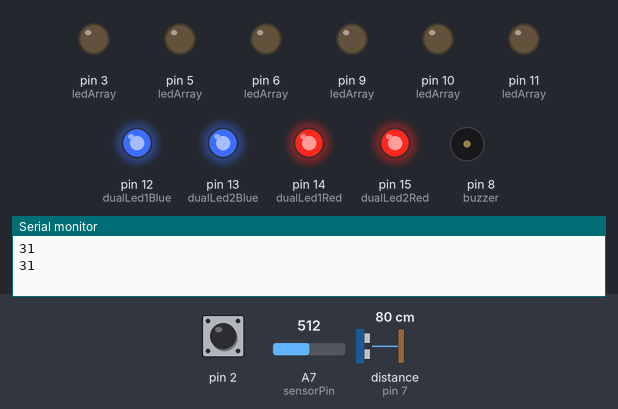
This sketch was run on a simulated Arduino Nano, built with avr-gcc and run on an emulated ATmega328P. Shown: output pins drawn as LEDs (lit = HIGH), buzzer (waves = sounding), the last lines printed to the serial monitor. Wiring (inferred from the names in the program): ultrasonic range finder: trigger pin 4; echo pin 7. Dashed ring = blinking. The inputs (shaded band) are chosen by the test bench; at power-on: A7 (sensorPin) = 512, distance to the obstacle (sensor on pin 7) 80 cm, pin 2 HIGH. The echo pulse lasts 58.3 µs per cm; pins used as bus, display or sensor lines are not drawn.

Above: at 2.72 s.
3.0 s: A7 (sensorPin) set to 716
At 3.24 s:
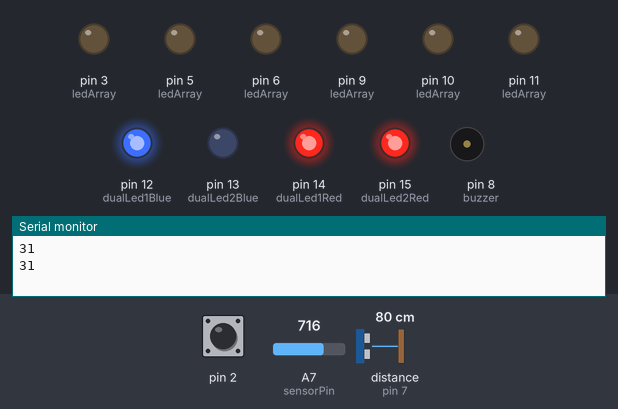
6.5 s: A7 (sensorPin) set to 900
At 6.75 s:
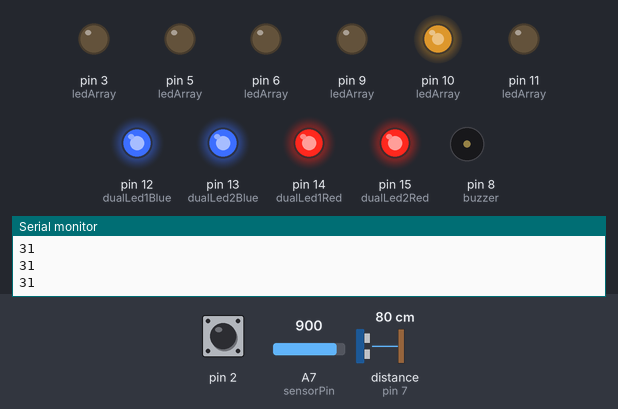
10.0 s: A7 (sensorPin) set to 122
15.1 s: distance to the obstacle (sensor on pin 7) set to 2 cm
At 16.9 s:
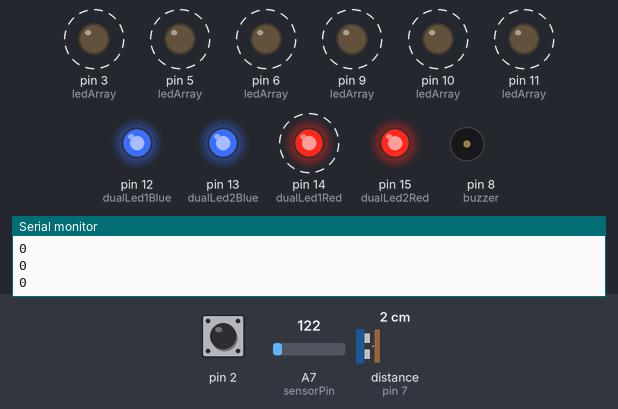
18.6 s: pin 2 pulled LOW for 2.45 s
23.9 s: distance to the obstacle (sensor on pin 7) set to 18 cm
At 25.63 s:
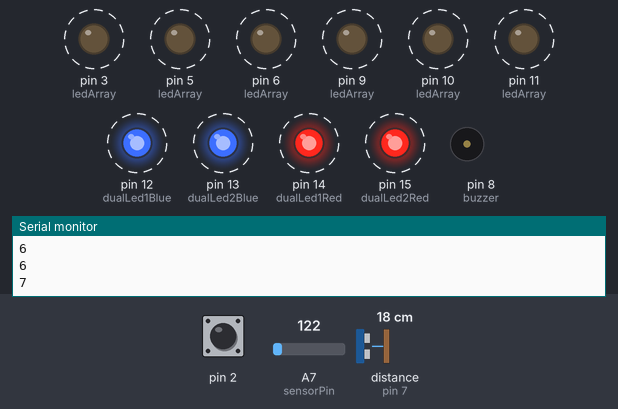
Timing chart, 0 to 28.4 s (numbered marks = the images above; inputs shaded):
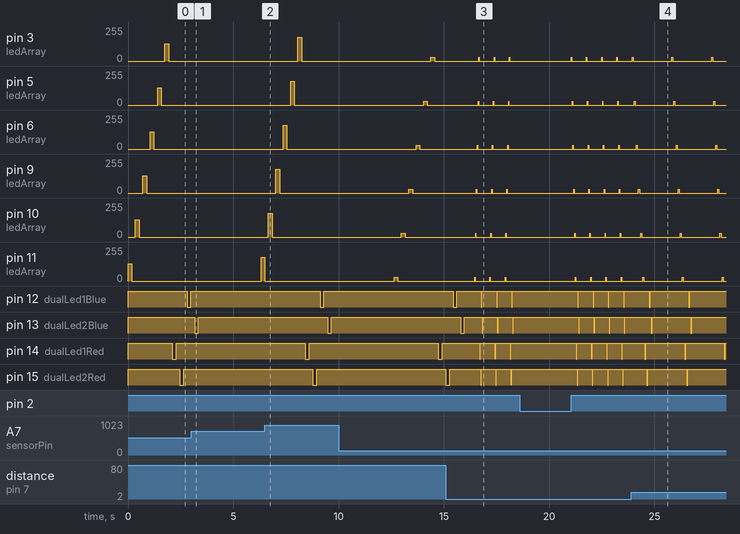

Measured:
- after the input at 15.1 s, pin 3 (ledArray): alternates 30/255 for 0.02 s and 0/255 for 0.70 s, starting after 1.6 s; pin 5 (ledArray): alternates 30/255 for 0.02 s and 0/255 for 0.70 s, starting after 1.5 s
- after the input at 23.9 s, pin 3 (ledArray): alternates 30/255 for 0.05 s and 0/255 for 1.8 s, starting after 1.9 s; pin 5 (ledArray): alternates 30/255 for 0.05 s and 0/255 for 1.8 s, starting after 0.14 s
- by itself, tone on pin 8 (buzzer): repeats every 0.72 s: 740 Hz 0.02 s, silent 0.02 s, 659 Hz 0.02 s, silent 0.02 s, 587 Hz 0.02 s, silent 0.02 s, 554 Hz 0.02 s, silent 0.02 s, 494 Hz 0.02 s, silent 0.02 s, 440 Hz 0.02 s, silent 0.06 s, 8195 Hz 0.02 s, silent 0.42 s

The sketch:

hardware_test_program.ino
```cpp
/*
  hardware_test_program

    Copy and past into the Arduino IDE
    name the program hardware_test_program

    Will test the following components:

      - Buzzer will play do-re-mi for 1/2 second per note from low note to high note - will reverse direction upon momentary contact button push
      - 6 colored LED's will light in sequence from RED to BLUE for 1/2 second and reverse direction upon momentary contact button push
      - the intensity of the 6 LED's is based upon the potentiometer setting - full CCW is off, full CW is maximum brightness
      - flashes the two dual-color LED's red-red-blue-blue for 1/2 second each
      - uses the ultra-sonic range detector to measure distance and displays the distance in inches on the Serial Monitor. Drives the buzzer from a low tone
      - if the distance is far away to a higher and higher tone as the distance becomes smaller

  */

//  ------------------------------------------------------------------------------------
 /*
   Define all the I/O pins being used
  */
 // six colored LED pins
  #define  red      11
  #define  orange   10
  #define  yellow   9
  #define  white    6
  #define  green    5
  #define  blue     3

 // dual LED pins for Blue and Red sides
  #define dualLed1Blue 12
  #define dualLed1Red  14
  #define dualLed2Blue 13
  #define dualLed2Red  15

// buzzer
  #define  buzzer   8

//  ultra-sonic distance sensor trigger and echo pins
  #define  trigPin   4
  #define  echoPin   7

  int ledDelayTime =     500;
  int dualLedDelayTime = 500;
  int MusicDelayTime =   500;

// select the input pin for the potentiometer Analog Pin 7
#define sensorPin  A7

// frequencies for musical scale
  #define  Do  440
  #define  Re  494
  #define  Mi  554
  #define  Fa  587
  #define  Sol 659
  #define  La  740
  #define  Ti  830
  #define  Do2 880

  int    ledArray[] = {red, orange, yellow, white, green, blue};  // order that the LED's should be turned on and off
  int    toneArray[] = {Do, Re, Mi, Fa, Sol, La, Ti, Do2};        // array of notes to play musical scale

  int  freq = toneArray[1];
  int sensorValue = 0;  // variable to store the value coming from the potentiometer

  #define up   true
  #define down false

 //declare upDownFlag as volatile since the interrupt routine can change its value
  volatile boolean upDownFlag = up;


//  ---------------------------------------------------------------------------
void  setup() {

//  setup the push button switch (NOMC) as in input and pull it up to +5v
   pinMode(2, INPUT_PULLUP);

// sep up the 6 LED pins as OUTPUT
   for(int ledIndex=0; ledIndex<6; ledIndex++) {
      pinMode(ledArray[ledIndex], OUTPUT);
   }

// set up dual LEDs pins as outputs
   pinMode(dualLed1Blue, OUTPUT);
   pinMode(dualLed2Blue, OUTPUT);
   pinMode(dualLed1Red, OUTPUT);
   pinMode(dualLed2Red, OUTPUT);

// turn off both sides of the two dual LEDs - LOW lights the LEDs
   digitalWrite(dualLed1Blue, HIGH);
   digitalWrite(dualLed2Blue, HIGH);
   digitalWrite(dualLed1Red, HIGH);
   digitalWrite(dualLed2Red, HIGH);

 // make sure that there is no tone from the buzzer
   noTone(buzzer);

 // set up ultra-sonic range detector Trigger pin as OUTPUT and Echo pin as INPUT
   pinMode(trigPin, OUTPUT);
   pinMode(echoPin, INPUT);
   digitalWrite(trigPin, LOW);    // trigger goes high then low to trigger
   Serial.begin(9600);
   attachInterrupt(0, toggleState,LOW);  // attach an interrupt on int0 and program to generate an interrupt when state changes
}

// -----------------------------------------------------------------------
void loop() {

// call ultraSonic() function before each other program in order to update distance since that influences the behavior of the other programs
    ultraSonic();
    ledprogram();

    ultraSonic();
    testDualLeds();

    ultraSonic();
    playSong();
}
// ------------------------------------------------------------------------
void  ledprogram() {

/*  This routine will turn on and off the 6 different colored LEDs
    Each LED is on and then off for a period of time ledDelayTime
    The potentiometer determines the brightness of the LED by using PWM (Pulse Width Modulation)
    The lights will ether light from Red to Blue or from Blue to Red as determined by the upDownFlag
    The upDownFlag is toggled by pressing the NOMC push button switch which generates an interrupt on int0
 */

    int i = 0;        // loop counter
    int j = 0;        // index into ledArray 0-5 for up, 5-0 for down
    int brightness = potValue();

 //   noTone(Buzzer);
    noTone(buzzer);

    for(i=0; i<6; i++)
    {
       if(upDownFlag == up) {
      j = i;          // count 0 to 5
    }
    else {
      j = 5-i;        // count 5 down to 0
    }
      analogWrite(ledArray[j], brightness/4);
      delay(ledDelayTime);

      digitalWrite(ledArray[j], LOW);
      delay(ledDelayTime);

    }
}


// ------------------------------------------
void testDualLeds()
{

   digitalWrite(dualLed1Red, LOW);
   delay(dualLedDelayTime);
   digitalWrite(dualLed1Red, HIGH);
   delay(dualLedDelayTime);

  digitalWrite(dualLed2Red, LOW);
  delay(dualLedDelayTime);
  digitalWrite(dualLed2Red, HIGH);
  delay(dualLedDelayTime);

  digitalWrite(dualLed1Blue, LOW);
  delay(dualLedDelayTime);
  digitalWrite(dualLed1Blue, HIGH);
  delay(dualLedDelayTime);

  digitalWrite(dualLed2Blue, LOW);
  delay(dualLedDelayTime);
  digitalWrite(dualLed2Blue, HIGH);
  delay(dualLedDelayTime);


}
//------------------------------------------
int  potValue() {

// read the value from the potentiometer
  sensorValue = analogRead(sensorPin);
  return(sensorValue);
}

// ------------------------------------------------------------------------

 void playSong() {
 //   Serial.println("playSong program");
    int i ;
    int j = 0;
    for(i=0; i< 8; i++) {

      if(upDownFlag == up) {
      j = i;          // count 0 to 5
    }
    else {
      j = 5-i;        // count 5 down to 0
    }
 //    Serial.println(toneArray[i]);
     tone(buzzer, toneArray[j]); // play a 1000Hz tone on buzzer
     delay(MusicDelayTime);        // wait
     noTone(buzzer);         // stop the sound
     delay(MusicDelayTime);       // wait

    }
 }
    // ------------------------------------------------------------------------

 void  ultraSonic()  {

    long duration, distance, freq;

    digitalWrite(trigPin, HIGH);
    delayMicroseconds(15);
    digitalWrite(trigPin, LOW);
    duration = pulseIn(echoPin, HIGH);
    distance = (duration/2) / 74;
   Serial.println(distance);
   if(distance > 80) {
       ledDelayTime =     500;
       dualLedDelayTime = 500;
       MusicDelayTime =   500;
   }
   else {
      ledDelayTime =     20 + 5 * distance;
      dualLedDelayTime = 20 + 5 * distance;
      MusicDelayTime =   20 + 5 * distance;
   }
 /*
    tone(buzzer, 60);
    delay(100);
    noTone(buzzer);
   }
   else {
       freq = 4060-(40*distance);
       Serial.println(freq);
       tone(buzzer, freq);
       delay(100);
       noTone(buzzer);
   }
 */

 }

 void toggleState() {
   upDownFlag = !upDownFlag;
 }
```
